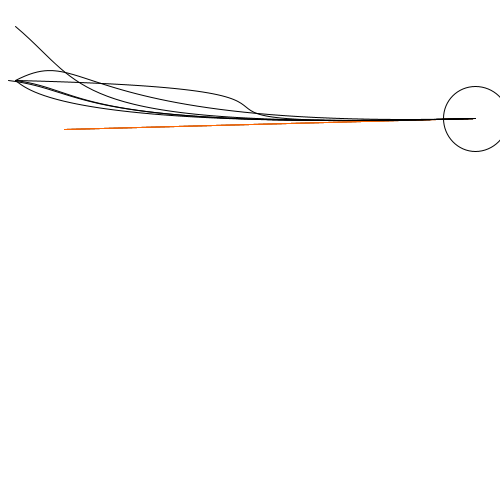
Frame 1 (no input)
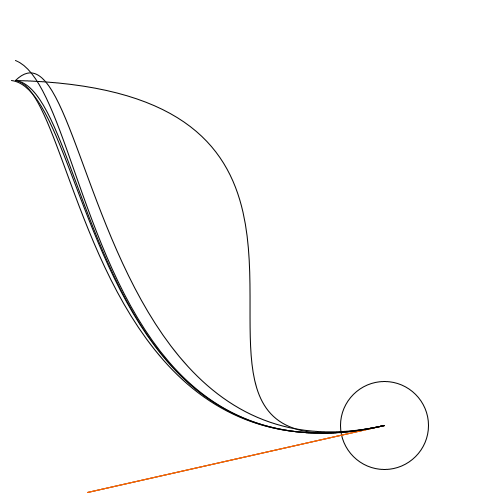
Frame 60 (the mouse pressed at the canvas centre just before this capture)
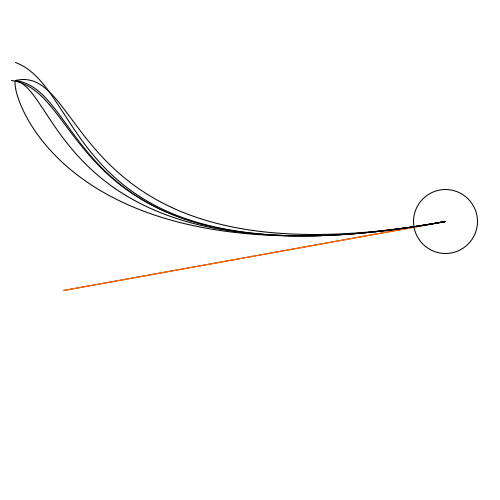
Frame 120 (the mouse held since frame 60 and released just before this capture)

The Processing sketch that drew these frames (run headless with seeded random() and noise(); from frame 60 on, the mouse is pressed at the canvas centre):

// Processing sketch: processing_72419
// ── processing_72419.pde


 
void setup() {
  size(500, 500);
  smooth();
}

void draw() {
 
  background(255);
 
  fill(255);
  float x1 = random(0, 100); 
  float y1 = random(0,500 ); 
  float x = random(0, width);
  float y = random(0, height);
  
  float l1 = random(0, 500);
  
  ellipse(x, y, x1, x1);
  line(x, y, x1, y1);
  

noFill();
stroke(255, 102, 0);
line(x, y, x1, y1);
line(x, y, x1, y1);
stroke(0, 0, 0);
bezier(x, y, x1, y1, 90, 90, 15, 80);
bezier(x, y, x1, y1, l1, 90, 15, 80);
bezier(x, y, x1, y1, random(0,90), 90, 15, 80);
bezier(x, y, x1, y1, 90, random(0,90) , 15, 80);
bezier(x, y, x1, y1, 90, 90 , random(0, 15), 80);
bezier(x, y, x1, y1, 90, 90 , 15, random(0,80));



}
